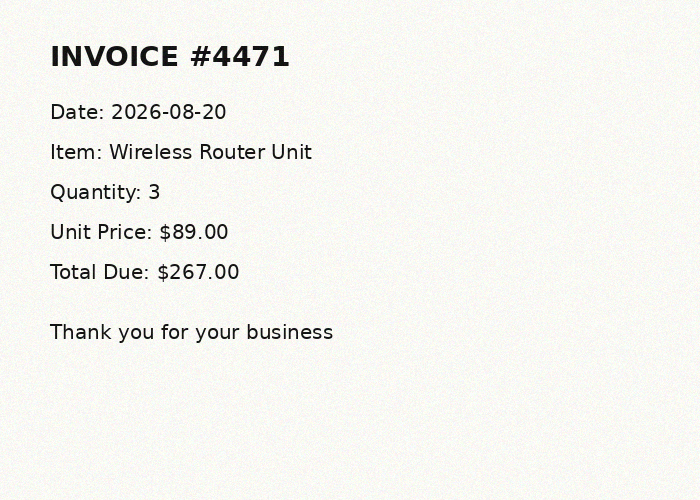
#> input picture visual-intel/samples/sample_invoice.png, 700 x 500 px, found by its file name
$ python ocr_pipeline.py --image samples/sample_invoice.png --psm 6
#> lines starting #> are read from the running program, lines starting #| are printed output that depends on the picture; after the words box and inside, x2 and y2 are one past the last pixel; in counts of white or black regions, pixels touching at a corner belong together
#> in run_ocr, original is the input picture: shape (500, 700, 3); mean B, G, R 239.8, 244.2, 244.3
### visual-intel/src/preprocessing.py
"""
preprocessing.py
-----------------
Shared image pre-processing utilities used by both the OCR pipeline
and the object-detection pipeline.

Pipeline stages:
    1. Grayscale conversion   -> collapses the 3-channel image to 1 channel
    2. Gaussian blur          -> suppresses sensor / compression noise
    3. Adaptive thresholding  -> binarizes the image so text/edges pop
    4. Deskew (OCR only)      -> straightens rotated text using the
                                  minimum-area bounding rectangle of
                                  all "ink" pixels
"""

import cv2
import numpy as np


def to_grayscale(image: np.ndarray) -> np.ndarray:
    """Convert a BGR image to single-channel grayscale."""
    if len(image.shape) == 2:
        return image
    return cv2.cvtColor(image, cv2.COLOR_BGR2GRAY)


def denoise(gray: np.ndarray, kernel_size: int = 5) -> np.ndarray:
    """Apply a Gaussian blur to smooth out micro-noise before thresholding."""
#> called with kernel_size = 3
    k = kernel_size if kernel_size % 2 == 1 else kernel_size + 1
    return cv2.GaussianBlur(gray, (k, k), 0)


def adaptive_threshold(gray: np.ndarray) -> np.ndarray:
    """
    Binarize the image using Otsu's method (auto-computed global threshold)
    combined with a local adaptive fallback for uneven lighting.
    """
    # Otsu global threshold — good for fairly even lighting
    _, otsu = cv2.threshold(gray, 0, 255, cv2.THRESH_BINARY + cv2.THRESH_OTSU)
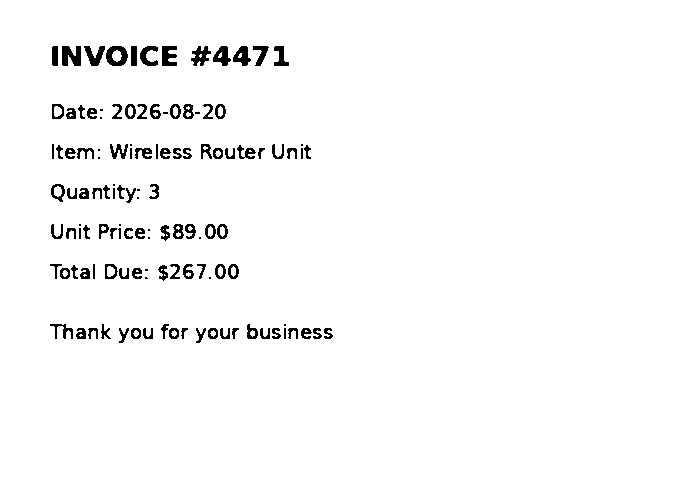
#> otsu: shape (500, 700); 97.5% white; 123 black regions (20 under 20 px), largest, box (x1, y1, x2, y2) and area: (62, 46, 81, 66) 294, (106, 46, 128, 66) 278, (162, 46, 177, 66) 230

    # Adaptive local threshold — good for shadows / uneven lighting
    adaptive = cv2.adaptiveThreshold(
        gray, 255, cv2.ADAPTIVE_THRESH_GAUSSIAN_C,
        cv2.THRESH_BINARY, 31, 10
    )
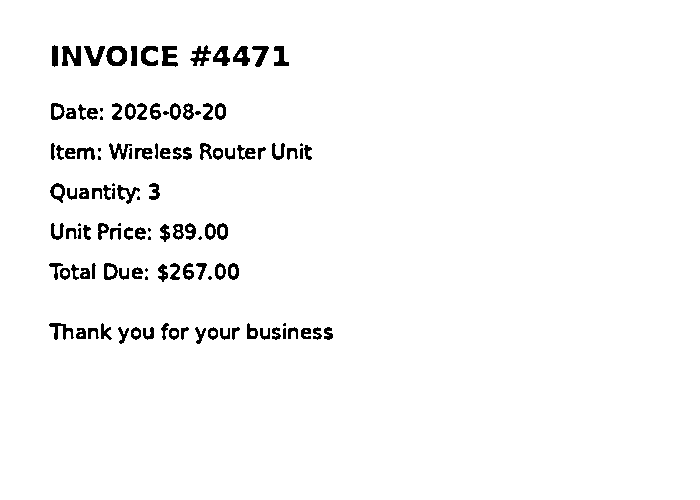
#> adaptive: shape (500, 700); 97.1% white; 119 black regions (18 under 20 px), largest, box (x1, y1, x2, y2) and area: (62, 46, 81, 66) 258, (106, 46, 127, 66) 252, (162, 46, 178, 67) 220

    # Combine: trust Otsu unless the local window disagrees strongly
    combined = cv2.bitwise_and(otsu, adaptive)
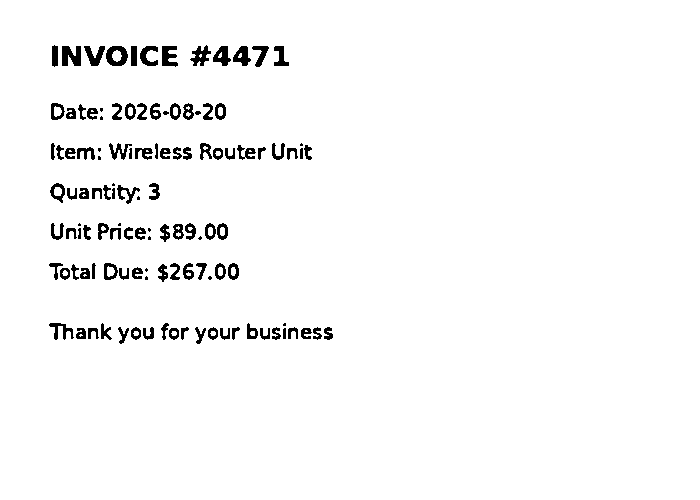
#> combined: shape (500, 700); 97.1% white; 119 black regions (18 under 20 px), largest, box (x1, y1, x2, y2) and area: (62, 46, 81, 66) 295, (106, 46, 128, 66) 278, (162, 46, 178, 67) 234
    return combined


def deskew(binary_img: np.ndarray) -> np.ndarray:
    """
    Detect the dominant rotation angle of foreground pixels and rotate
    the image back to a horizontal baseline. Falls back to the original
    image if there isn't enough foreground signal to compute an angle.
    """
    coords = np.column_stack(np.where(binary_img < 255))
#> coords = 10304 pairs, first value 45 to 343, second value 49 to 332
    if coords.shape[0] < 20:
        return binary_img

    angle = cv2.minAreaRect(coords)[-1]
#> angle = -90
    if angle < -45:
        angle = -(90 + angle)
#> angle = 0
    else:
        angle = -angle

    if abs(angle) < 0.5:
        return binary_img

    (h, w) = binary_img.shape[:2]
    center = (w // 2, h // 2)
    M = cv2.getRotationMatrix2D(center, angle, 1.0)
    rotated = cv2.warpAffine(
        binary_img, M, (w, h),
        flags=cv2.INTER_CUBIC, borderMode=cv2.BORDER_REPLICATE
    )
    return rotated


def preprocess_for_ocr(image: np.ndarray) -> np.ndarray:
    """Full OCR pre-processing chain: grayscale -> blur -> threshold -> deskew."""
    gray = to_grayscale(image)
    blurred = denoise(gray, kernel_size=3)
    binary = adaptive_threshold(blurred)
    straightened = deskew(binary)
    return straightened


# [7 lines left out: function build_blob, not called in this run]

### visual-intel/src/ocr_pipeline.py
"""
ocr_pipeline.py
----------------
Path 1: Optical Character Recognition.

Ingests a raw image, runs it through pre-processing, extracts text with
Tesseract (via pytesseract), filters detections by confidence, and produces
a clean annotated visual output plus a machine-readable JSON report.

Usage:
    python3 ocr_pipeline.py --image samples/sample_invoice.png --psm 6
"""

import argparse
import json
import os

import cv2
import pytesseract
from pytesseract import Output

from preprocessing import preprocess_for_ocr

CONFIDENCE_THRESHOLD = 80.0  # percent


def run_ocr(image_path: str, psm: int = 6, conf_threshold: float = CONFIDENCE_THRESHOLD):
    original = cv2.imread(image_path)
    if original is None:
        raise FileNotFoundError(f"Could not read image at '{image_path}'")

    processed = preprocess_for_ocr(original)

    config = f"--oem 3 --psm {psm}"
    data = pytesseract.image_to_data(processed, config=config, output_type=Output.DICT)

    annotated = original.copy()
    accepted, rejected = [], []

    n_boxes = len(data["text"])
    for i in range(n_boxes):
        text = data["text"][i].strip()
        conf = float(data["conf"][i])
        if not text:
            continue

        record = {"text": text, "confidence": round(conf, 2)}

        if conf >= conf_threshold:
            accepted.append(record)
            x, y, w, h = (data["left"][i], data["top"][i],
                          data["width"][i], data["height"][i])
            cv2.rectangle(annotated, (x, y), (x + w, y + h), (0, 200, 0), 2)
            label = f"{text} ({conf:.0f}%)"
            cv2.putText(annotated, label, (x, max(y - 6, 10)),
                        cv2.FONT_HERSHEY_SIMPLEX, 0.5, (0, 200, 0), 1, cv2.LINE_AA)
        else:
            rejected.append(record)

    full_text = " ".join(r["text"] for r in accepted)
    return annotated, processed, accepted, rejected, full_text


def main():
    parser = argparse.ArgumentParser(description="OCR recognition pipeline")
    parser.add_argument("--image", required=True, help="Path to input image")
    parser.add_argument("--psm", type=int, default=6,
                         help="Tesseract Page Segmentation Mode (3, 6, 7, 11...)")
    parser.add_argument("--conf", type=float, default=CONFIDENCE_THRESHOLD,
                         help="Minimum confidence percentage to accept a detection")
    parser.add_argument("--outdir", default="outputs", help="Output directory")
    args = parser.parse_args()

    os.makedirs(args.outdir, exist_ok=True)

    annotated, processed, accepted, rejected, full_text = run_ocr(
        args.image, psm=args.psm, conf_threshold=args.conf
    )

    base = os.path.splitext(os.path.basename(args.image))[0]
    annotated_path = os.path.join(args.outdir, f"{base}_ocr_annotated.png")
    processed_path = os.path.join(args.outdir, f"{base}_ocr_preprocessed.png")
    report_path = os.path.join(args.outdir, f"{base}_ocr_report.json")

    cv2.imwrite(annotated_path, annotated)
    cv2.imwrite(processed_path, processed)

    report = {
        "source_image": args.image,
        "psm_mode": args.psm,
        "confidence_threshold": args.conf,
        "accepted_detections": accepted,
        "rejected_detections": rejected,
        "full_text": full_text,
    }
    with open(report_path, "w") as f:
        json.dump(report, f, indent=2)

    print("=" * 60)
    print("OCR PIPELINE COMPLETE")
    print("=" * 60)
    print(f"Accepted (>= {args.conf}% confidence): {len(accepted)} strings")
    print(f"Rejected (below threshold):            {len(rejected)} strings")
    print("-" * 60)
    print("Extracted text:")
    print(full_text if full_text else "(no text passed the confidence filter)")
    print("-" * 60)
    print(f"Annotated image : {annotated_path}")
    print(f"Preprocessed img: {processed_path}")
    print(f"JSON report      : {report_path}")


if __name__ == "__main__":
    main()
#> (the call stopped at in run_ocr, `data = pytesseract.image_to_data(processed, config=config, output_type..`: pytesseract is not available in this run)
